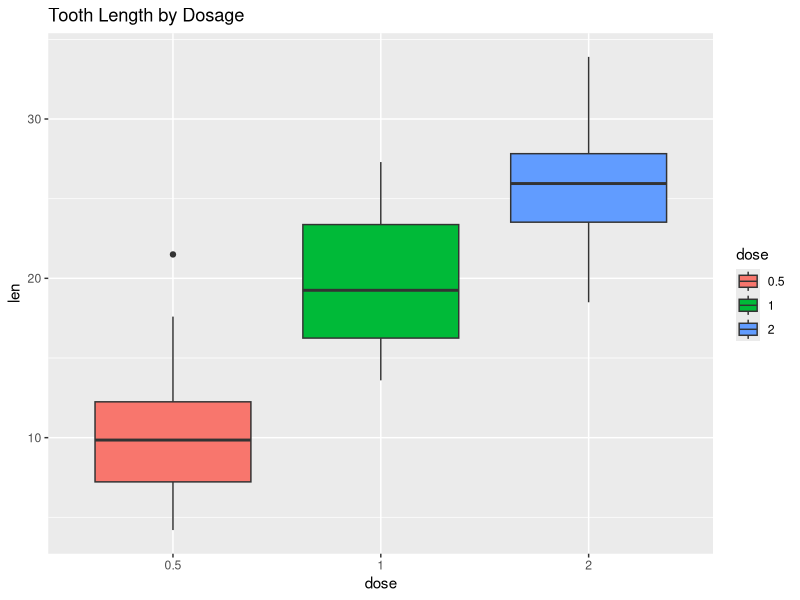
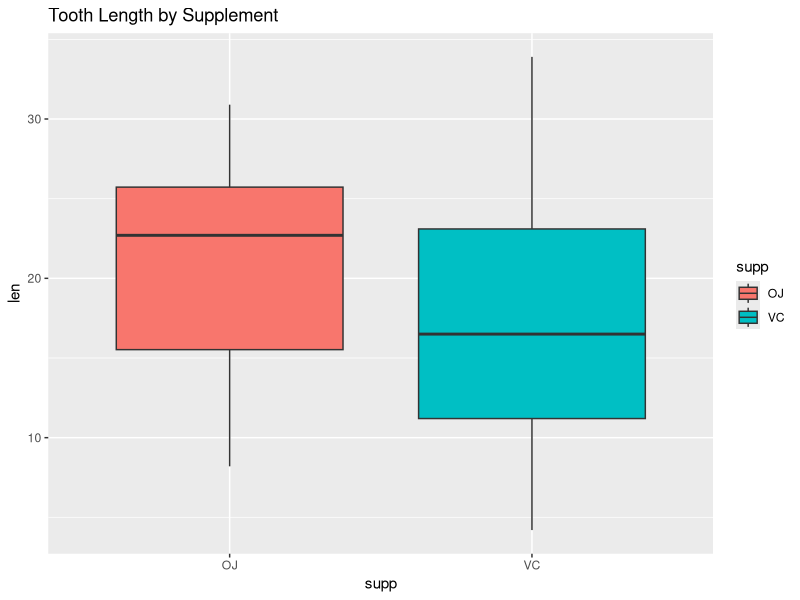

R code for these plots, in order:
## ---- chunk 1
# Load the data
library(datasets)
data(ToothGrowth)

# Look at the data
nrow(ToothGrowth)
str(ToothGrowth)
ToothGrowth$dose <- as.factor(ToothGrowth$dose)
str(ToothGrowth)
## ---- chunk 2
summary(ToothGrowth)
## ---- chunk 3
library(ggplot2)
ggplot(aes(x=dose, y=len), data=ToothGrowth) + geom_boxplot(aes(fill=dose)) +
        ggtitle("Tooth Length by Dosage")
ggplot(aes(x=supp, y=len), data=ToothGrowth) + geom_boxplot(aes(fill=supp)) + 
        ggtitle("Tooth Length by Supplement")
## ---- chunk 4
t.test(len~supp, ToothGrowth)
## ---- chunk 5
ToothGrowth.doses_0.5_1.0 <- subset (ToothGrowth, dose %in% c(0.5, 1.0)) 
ToothGrowth.doses_0.5_2.0 <- subset (ToothGrowth, dose %in% c(0.5, 2.0)) 
ToothGrowth.doses_1.0_2.0 <- subset (ToothGrowth, dose %in% c(1.0, 2.0))
## ---- chunk 6
t.test(len ~ dose, data = ToothGrowth.doses_0.5_1.0)
t.test(len ~ dose, data = ToothGrowth.doses_0.5_2.0)
t.test(len ~ dose, data = ToothGrowth.doses_1.0_2.0)
